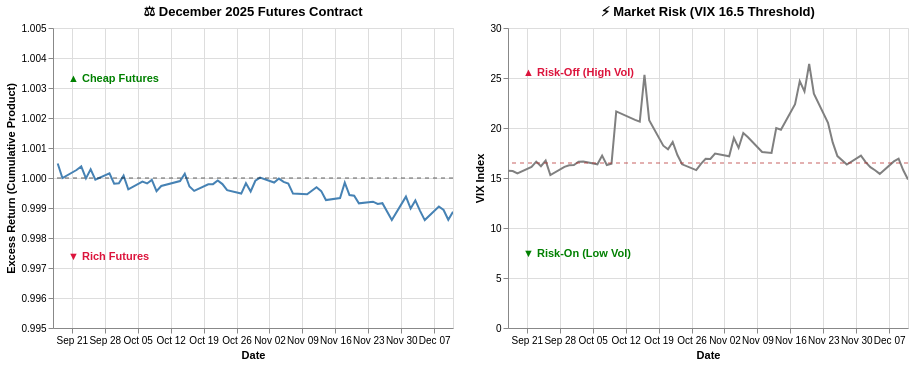

Notebook cell for this chart:
### Markdown cell above
### 🔍 Zooming In: The December 2025 Contract
**What are we observing?**

The December 2025 contract provides our first granular look at the strategy's performance during a specific roll period. For the first part of the period (mid-September through mid-October), the VIX hovered right around the neutral benchmark of 16.5. Correspondingly, the cumulative excess return followed a stable pattern, holding tightly to the 1.000 baseline. However, as the VIX spiked significantly in mid-October and again in mid-November (peaking near 27), the cumulative excess returns drifted steadily lower into "Rich Futures" territory, ultimately ending the period just below 0.999.

### Code cell
# Results December 2025: Sep. 17, Dec-Sep. 11, 2025
dec_graph=create_arb_vix(start='2025-09-17',end='2025-12-11')
display(plot_contract_arb_band(dec_graph,'December 2025 Futures Contract',return_domain=[0.995, 1.005]))

### Figure 1 — Vega-Lite specification as saved in the notebook (floating-point values rounded to 4 significant figures)
{"config": {"view": {"continuousWidth": 300, "continuousHeight": 300}}, "hconcat": [{"layer": [{"data": {"name": "data-236dd3fdd461c4db446a1349ad7f1d25"}, "mark": {"type": "line", "color": "steelblue", "strokeWidth": 2}, "encoding": {"tooltip": [{"field": "date", "type": "temporal"}, {"field": "Cumulative Excess Return", "type": "quantitative"}], "x": {"field": "date", "title": "Date", "type": "temporal"}, "y": {"field": "Cumulative Excess Return", "scale": {"domain": [0.995, 1.005]}, "title": "Excess Return (Cumulative Product)", "type": "quantitative"}}, "name": "view_40470e3bbff47a5d_0"}, {"data": {"name": "data-62270e77d641448c13ff0a9fcf3e6578"}, "mark": {"type": "rule", "color": "black", "opacity": 0.6, "strokeDash": [4, 4]}, "encoding": {"y": {"field": "y", "type": "quantitative"}}}, {"data": {"name": "data-43807a7517ce8d1e736d09477ce97267"}, "mark": {"type": "text", "align": "left", "baseline": "top", "color": "green", "dx": 5, "fontWeight": "bold"}, "encoding": {"text": {"field": "text", "type": "nominal"}, "x": {"value": 10}, "y": {"field": "y", "type": "quantitative"}}}, {"data": {"name": "data-bfe5ff7198e2b8f6f045fd9762d0a983"}, "mark": {"type": "text", "align": "left", "baseline": "bottom", "color": "crimson", "dx": 5, "fontWeight": "bold"}, "encoding": {"text": {"field": "text", "type": "nominal"}, "x": {"value": 10}, "y": {"field": "y", "type": "quantitative"}}}], "height": 300, "title": "⚖️ December 2025 Futures Contract", "width": 400}, {"layer": [{"data": {"name": "data-236dd3fdd461c4db446a1349ad7f1d25"}, "mark": {"type": "line", "color": "gray", "strokeWidth": 2}, "encoding": {"tooltip": [{"field": "date", "type": "temporal"}, {"field": "VIX", "type": "quantitative"}], "x": {"field": "date", "title": "Date", "type": "temporal"}, "y": {"field": "VIX", "scale": {"domain": [1, 30]}, "title": "VIX Index", "type": "quantitative"}}, "name": "view_0b723a4c76485e08_1"}, {"data": {"name": "data-36ce8cf7b9b85712b0e5da6a8d4c123f"}, "mark": {"type": "rule", "color": "firebrick", "opacity": 0.7, "strokeDash": [4, 4]}, "encoding": {"y": {"field": "y", "type": "quantitative"}}}, {"data": {"name": "data-e1693b16d8edb1761d863943e923bf84"}, "mark": {"type": "text", "align": "left", "baseline": "bottom", "color": "crimson", "dx": 5, "fontWeight": "bold"}, "encoding": {"text": {"field": "text", "type": "nominal"}, "x": {"value": 10}, "y": {"field": "y", "type": "quantitative"}}}, {"data": {"name": "data-7e10542b402220f02c931d4ac3477b9e"}, "mark": {"type": "text", "align": "left", "baseline": "top", "color": "green", "dx": 5, "fontWeight": "bold"}, "encoding": {"text": {"field": "text", "type": "nominal"}, "x": {"value": 10}, "y": {"field": "y", "type": "quantitative"}}}], "height": 300, "title": "⚡ Market Risk (VIX 16.5 Threshold)", "width": 400}], "params": [{"name": "param_db82be42624d4632", "select": {"type": "interval", "encodings": ["x"]}, "bind": "scales", "views": ["view_40470e3bbff47a5d_0", "view_0b723a4c76485e08_0", "view_0b723a4c76485e08_1"]}], "$schema": "https://vega.github.io/schema/vega-lite/v6.4.1.json", "datasets": {"data-236dd3fdd461c4db446a1349ad7f1d25": [{"date": "2025-09-17T00:00:00", "Cumulative Excess Return": null, "VIX": 15.72}, {"date": "2025-09-18T00:00:00", "Cumulative Excess Return": 1.0, "VIX": 15.7}, {"date": "2025-09-19T00:00:00", "Cumulative Excess Return": 1.0, "VIX": 15.45}, {"date": "2025-09-22T00:00:00", "Cumulative Excess Return": 1.0, "VIX": 16.1}, {"date": "2025-09-23T00:00:00", "Cumulative Excess Return": 1.0, "VIX": 16.64}, {"date": "2025-09-24T00:00:00", "Cumulative Excess Return": 1.0, "VIX": 16.18}, {"date": "2025-09-25T00:00:00", "Cumulative Excess Return": 1.0, "VIX": 16.74}, {"date": "2025-09-26T00:00:00", "Cumulative Excess Return": 0.9999, "VIX": 15.29}, {"date": "2025-09-29T00:00:00", "Cumulative Excess Return": 1.0, "VIX": 16.12}, {"date": "2025-09-30T00:00:00", "Cumulative Excess Return": 0.9998, "VIX": 16.28}, {"date": "2025-10-01T00:00:00", "Cumulative Excess Return": 0.9998, "VIX": 16.29}, {"date": "2025-10-02T00:00:00", "Cumulative Excess Return": 1.0, "VIX": 16.63}, {"date": "2025-10-03T00:00:00", "Cumulative Excess Return": 0.9996, "VIX": 16.65}, {"date": "2025-10-06T00:00:00", "Cumulative Excess Return": 0.9999, "VIX": 16.37}, {"date": "2025-10-07T00:00:00", "Cumulative Excess Return": 0.9998, "VIX": 17.24}, {"date": "2025-10-08T00:00:00", "Cumulative Excess Return": 0.9999, "VIX": 16.3}, {"date": "2025-10-09T00:00:00", "Cumulative Excess Return": 0.9996, "VIX": 16.43}, {"date": "2025-10-10T00:00:00", "Cumulative Excess Return": 0.9997, "VIX": 21.66}, {"date": "2025-10-14T00:00:00", "Cumulative Excess Return": 0.9999, "VIX": 20.81}, {"date": "2025-10-15T00:00:00", "Cumulative Excess Return": 1.0, "VIX": 20.64}, {"date": "2025-10-16T00:00:00", "Cumulative Excess Return": 0.9997, "VIX": 25.31}, {"date": "2025-10-17T00:00:00", "Cumulative Excess Return": 0.9996, "VIX": 20.78}, {"date": "2025-10-20T00:00:00", "Cumulative Excess Return": 0.9998, "VIX": 18.23}, {"date": "2025-10-21T00:00:00", "Cumulative Excess Return": 0.9998, "VIX": 17.87}, {"date": "2025-10-22T00:00:00", "Cumulative Excess Return": 0.9999, "VIX": 18.6}, {"date": "2025-10-23T00:00:00", "Cumulative Excess Return": 0.9998, "VIX": 17.3}, {"date": "2025-10-24T00:00:00", "Cumulative Excess Return": 0.9996, "VIX": 16.37}, {"date": "2025-10-27T00:00:00", "Cumulative Excess Return": 0.9995, "VIX": 15.79}, {"date": "2025-10-28T00:00:00", "Cumulative Excess Return": 0.9998, "VIX": 16.42}, {"date": "2025-10-29T00:00:00", "Cumulative Excess Return": 0.9996, "VIX": 16.92}, {"date": "2025-10-30T00:00:00", "Cumulative Excess Return": 0.9999, "VIX": 16.91}, {"date": "2025-10-31T00:00:00", "Cumulative Excess Return": 1.0, "VIX": 17.44}, {"date": "2025-11-03T00:00:00", "Cumulative Excess Return": 0.9998, "VIX": 17.17}, {"date": "2025-11-04T00:00:00", "Cumulative Excess Return": 1.0, "VIX": 19.0}, {"date": "2025-11-05T00:00:00", "Cumulative Excess Return": 0.9999, "VIX": 18.01}, {"date": "2025-11-06T00:00:00", "Cumulative Excess Return": 0.9998, "VIX": 19.5}, {"date": "2025-11-07T00:00:00", "Cumulative Excess Return": 0.9995, "VIX": 19.08}, {"date": "2025-11-10T00:00:00", "Cumulative Excess Return": 0.9995, "VIX": 17.6}, {"date": "2025-11-12T00:00:00", "Cumulative Excess Return": 0.9997, "VIX": 17.51}, {"date": "2025-11-13T00:00:00", "Cumulative Excess Return": 0.9996, "VIX": 20.0}, {"date": "2025-11-14T00:00:00", "Cumulative Excess Return": 0.9993, "VIX": 19.83}, {"date": "2025-11-17T00:00:00", "Cumulative Excess Return": 0.9993, "VIX": 22.38}, {"date": "2025-11-18T00:00:00", "Cumulative Excess Return": 0.9998, "VIX": 24.69}, {"date": "2025-11-19T00:00:00", "Cumulative Excess Return": 0.9994, "VIX": 23.66}, {"date": "2025-11-20T00:00:00", "Cumulative Excess Return": 0.9994, "VIX": 26.42}, {"date": "2025-11-21T00:00:00", "Cumulative Excess Return": 0.9992, "VIX": 23.43}, {"date": "2025-11-24T00:00:00", "Cumulative Excess Return": 0.9992, "VIX": 20.52}, {"date": "2025-11-25T00:00:00", "Cumulative Excess Return": 0.9991, "VIX": 18.56}, {"date": "2025-11-26T00:00:00", "Cumulative Excess Return": 0.9992, "VIX": 17.19}, {"date": "2025-11-28T00:00:00", "Cumulative Excess Return": 0.9986, "VIX": 16.35}, {"date": "2025-12-01T00:00:00", "Cumulative Excess Return": 0.9994, "VIX": 17.24}, {"date": "2025-12-02T00:00:00", "Cumulative Excess Return": 0.999, "VIX": 16.59}, {"date": "2025-12-03T00:00:00", "Cumulative Excess Return": 0.9993, "VIX": 16.08}, {"date": "2025-12-04T00:00:00", "Cumulative Excess Return": 0.9989, "VIX": 15.78}, {"date": "2025-12-05T00:00:00", "Cumulative Excess Return": 0.9986, "VIX": 15.41}, {"date": "2025-12-08T00:00:00", "Cumulative Excess Return": 0.9991, "VIX": 16.66}, {"date": "2025-12-09T00:00:00", "Cumulative Excess Return": 0.9989, "VIX": 16.93}, {"date": "2025-12-10T00:00:00", "Cumulative Excess Return": 0.9986, "VIX": 15.77}, {"date": "2025-12-11T00:00:00", "Cumulative Excess Return": 0.9989, "VIX": 14.85}], "data-62270e77d641448c13ff0a9fcf3e6578": [{"y": 1.0}], "data-43807a7517ce8d1e736d09477ce97267": [{"y": 1.003, "text": "▲ Cheap Futures"}], "data-bfe5ff7198e2b8f6f045fd9762d0a983": [{"y": 0.9972, "text": "▼ Rich Futures"}], "data-36ce8cf7b9b85712b0e5da6a8d4c123f": [{"y": 16.5}], "data-e1693b16d8edb1761d863943e923bf84": [{"y": 25, "text": "▲ Risk-Off (High Vol)"}], "data-7e10542b402220f02c931d4ac3477b9e": [{"y": 8, "text": "▼ Risk-On (Low Vol)"}]}}
